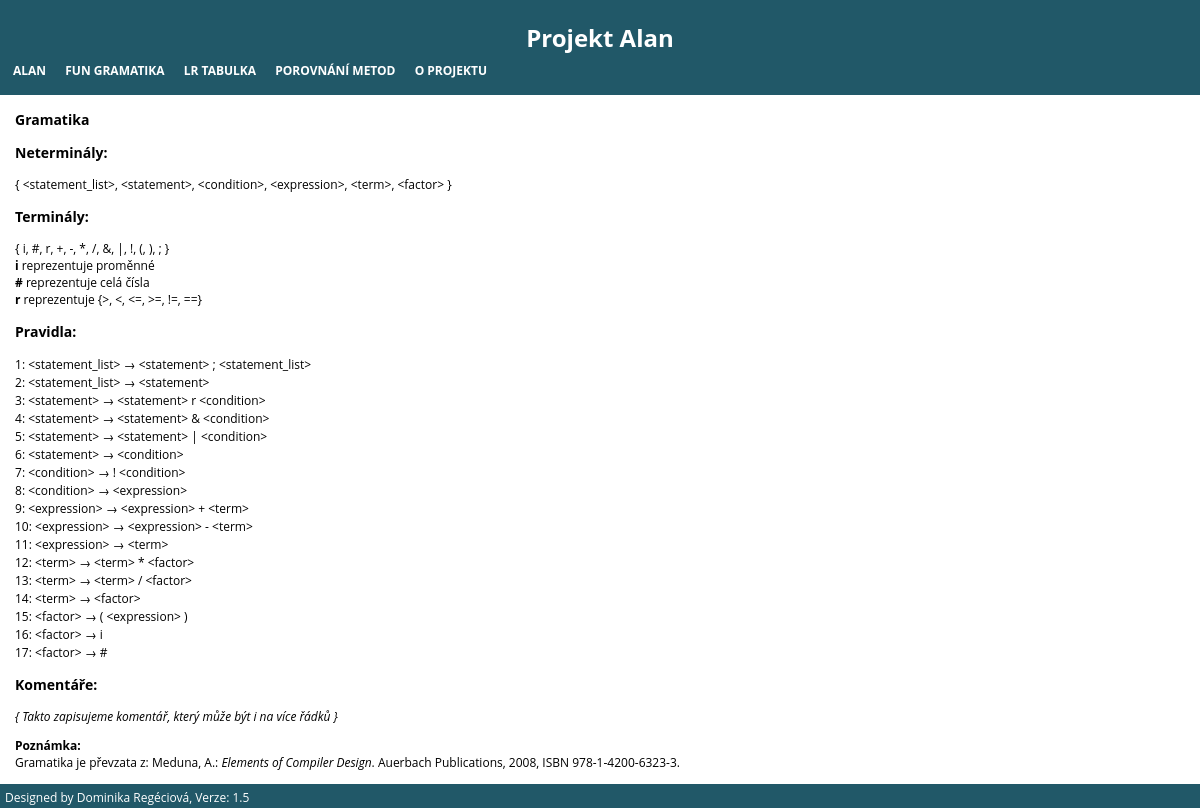
Page /alan/grammar/ on the committed database.
### alan/models.py (models this page shows)
class Rule (models.Model):
    left_hand_side = models.CharField(max_length=1, verbose_name='Left hand side')
    right_hand_side = models.CharField(max_length=42, verbose_name='Right hand side')
    def __str__(self):
        arrow = ' \u2192 '
        return self.left_hand_side + arrow + self.right_hand_side

### alan/views.py (the view)
def grammar(request):
    grammar = Rule.objects.order_by('id')
    terminals = Terminal.objects.order_by('id')
    t_list = ', '.join([t.char for t in terminals])
    nonterminals = Nonterminal.objects.order_by('id')
    n_list = ', '.join([n.char for n in nonterminals])
    return render(request, 'alan/grammar.html', {'grammar': grammar,
                  'terminals': t_list, 'nonterminals': n_list})

### alan/templates/alan/grammar.html (shortened to what this page needs)
{% extends 'alan/base.html' %}
{% load staticfiles %}
{% block body_block %}
<h2>Gramatika</h2>
{% if nonterminals %}
    <h3>Neterminály: </h3>
    { {{ nonterminals }} }
  {% endif %}
{% if terminals %}
    <h3>Terminály: </h3>
    { {{ terminals }} }
  {% endif %}
  <br>
  <strong>i</strong> reprezentuje proměnné <br>
  <strong>#</strong> reprezentuje celá čísla <br>
  <strong>r</strong> reprezentuje {>, &lt;, &lt;=, >=, !=, ==}
{% if grammar %}
    <h3>Pravidla: </h3>
    {% for g in grammar %}
    {{g.id }}: {{ g }}<br>
    {% endfor %}
  {% endif %}
<h3>Komentáře: </h3>
<i>{ Takto zapisujeme komentář, který může být i na více řádků }</i>
<p>
<strong>Poznámka: </strong><br>
Gramatika je převzata z: Meduna, A.: <i>Elements of Compiler Design</i>. Auerbach Publications, 2008, ISBN 978-1-4200-6323-3.
</p>
{% endblock %}

### alan/templates/alan/base.html (shortened to what this page needs)
<!DOCTYPE html>
{% load staticfiles %}
<html>
    <head>
        <link rel="stylesheet" type="text/css" href="{% static 'alan/style.css' %}"/>
    </head>
    <body>
        <div id="wrapper">
        <div id="header">
        <h1><a href="{% url 'index' %}" style="text-decoration: inherit;color: inherit;">Projekt Alan</a></h1>
        </div>
        <div id="navigation">
        <ul id="menu">
        <li><a href="{% url 'index' %}">Alan</a></li>
        <li><a href="{% url 'grammar' %}">FUN gramatika</a></li>
        <li><a href="{% url 'lrtable' %}">LR tabulka</a></li>
        <li><a href="{% url 'comparison' %}">Porovnání metod</a></li>
        <li><a href="{% url 'about' %}">O projektu</a></li>
        </ul>
        </div>
        <div id="section">
            {% block body_block %} {% endblock %}
        </div>
        </div>
        <div id="footer">
        Designed by Dominika Regéciová, Verze: 1.5
        </div>
    </body>
</html>

### alan/static/alan/style.css (style rules this page uses)
html, body { margin:0; padding:0; height:100%; font-size:12px; font-family: "Open Sans", "Helvetica Neue", Helvetica, sans-serif; }
#wrapper { min-height:100%; height:auto; }
#header { background-color:#215868; color:white; text-align:center; padding:5px; height:35px; }
#navigation { background-color:#215868; padding:5px; height:40px; }
#footer { position:relative; clear:both; z-index:10; height:1.2em; margin-top:-2em; background-color:#215868; color:white; clear:both; text-align:left; padding:5px; font-size:12px; }
#section { padding:15px; padding-bottom:2em; }
h2 { font-size:14px; font-weight:bold; text-align:left; margin-top:0em; }
a { color:#215868; font-weight: bold; text-decoration:none; padding:5px; }
ul#menu { padding: 0px; float:left; }
ul#menu li { display: inline; }
ul#menu li a { background-color:#215868; font-weight: bold; color: white; padding: 5px 8px; text-decoration: none; text-transform:uppercase; }

### rows in the picture
Rule: id "1", left_hand_side+right_hand_side "<statement_list> → <statement> ; <statement_list>"
Rule: id "2", left_hand_side+right_hand_side "<statement_list> → <statement>"
Rule: id "3", left_hand_side+right_hand_side "<statement> → <statement> r <condition>"
Rule: id "4", left_hand_side+right_hand_side "<statement> → <statement> & <condition>"
Rule: id "5", left_hand_side+right_hand_side "<statement> → <statement> | <condition>"
Rule: id "6", left_hand_side+right_hand_side "<statement> → <condition>"
Rule: id "7", left_hand_side+right_hand_side "<condition> → ! <condition>"
Rule: id "8", left_hand_side+right_hand_side "<condition> → <expression>"
Rule: id "9", left_hand_side+right_hand_side "<expression> → <expression> + <term>"
Rule: id "10", left_hand_side+right_hand_side "<expression> → <expression> - <term>"
Rule: id "11", left_hand_side+right_hand_side "<expression> → <term>"
Rule: id "12", left_hand_side+right_hand_side "<term> → <term> * <factor>"
Rule: id "13", left_hand_side+right_hand_side "<term> → <term> / <factor>"
Rule: id "14", left_hand_side+right_hand_side "<term> → <factor>"
Rule: id "15", left_hand_side+right_hand_side "<factor> → ( <expression> )"
Rule: id "16", left_hand_side+right_hand_side "<factor> → i"
Rule: id "17", left_hand_side+right_hand_side "<factor> → #"

### other values in the picture
{{ nonterminals }} "<statement_list>, <statement>, <condition>, <expression>, <term>, <factor>"
{{ terminals }} "i, #, r, +, -, *, /, &, |, !, (, ), ;"
